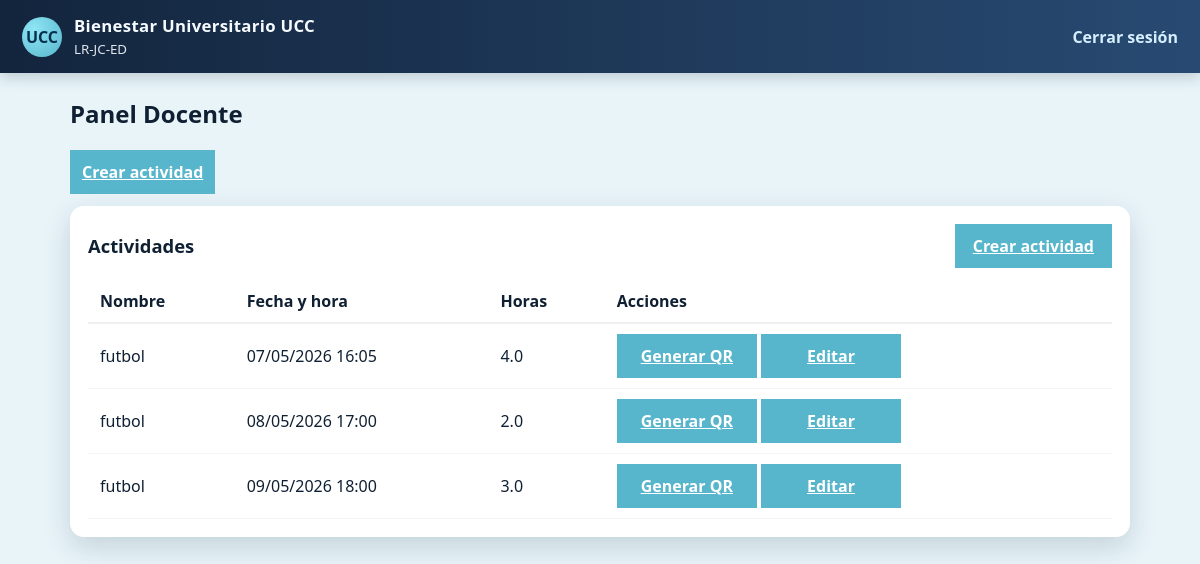
/docente (signed in), run on the app's committed database.
### models.py (models this page shows)
class Activity(db.Model):
    __tablename__ = 'activities'
    id = db.Column(db.Integer, primary_key=True)
    nombre = db.Column(db.String(200), nullable=False)
    fecha = db.Column(db.DateTime)
    horas = db.Column(db.Float, default=0.0)

### app.py (the view)
@app.route('/docente')
@login_required
def docente_dashboard():
    if current_user.rol != 'docente':
        flash('Acceso denegado', 'danger')
        return redirect(url_for('index'))
    activities = Activity.query.all()
    return render_template('docente_dashboard.html', activities=activities)

### app.py (called while the page is built, shortened)
@login_manager.user_loader
def load_user(user_id):
    try:
        return db.session.get(User, int(user_id))
    except Exception:
        return None

@app.context_processor
def inject_csrf_token():
    return {'csrf_token': get_csrf_token}

@app.before_request
def protect_from_csrf():
    if not app.config.get('SECURITY_HARDENING_ENABLED', False):
        return None

@app.after_request
def set_security_headers(response):
    if not app.config.get('SECURITY_HARDENING_ENABLED', False):
        return response

@app.before_request
def enforce_session_inactivity_timeout():
    if not app.config.get('SECURITY_HARDENING_ENABLED', False):
        return None

@app.before_request
def force_student_password_change():
    if not getattr(current_user, 'is_authenticated', False):
        return None
    if not session.get('force_password_change'):
        return None
    allowed_endpoints = {'change_password', 'logout', 'static'}
    if request.endpoint in allowed_endpoints:
        return None
    return redirect(url_for('change_password'))

### templates/docente_dashboard.html
{% extends 'base.html' %}
{% block content %}
  <h2>Panel Docente</h2>
  <div class="actions-row">
    <a class="btn" href="{{ url_for('create_activity') }}">Crear actividad</a>
  </div>
  <div class="card">
    <div class="card-header">
      <h3>Actividades</h3>
      <div class="card-actions">
        <a class="btn" href="{{ url_for('create_activity') }}">Crear actividad</a>
      </div>
    </div>
    <table class="dashboard-table">
      <thead>
        <tr><th>Nombre</th><th>Fecha y hora</th><th>Horas</th><th>Acciones</th></tr>
      </thead>
      <tbody>
      {% for a in activities %}
        <tr>
          <td data-label="Nombre">{{ a.nombre }}</td>
          <td data-label="Fecha y hora">{{ a.fecha.strftime('%d/%m/%Y %H:%M') if a.fecha else '-' }}</td>
          <td data-label="Horas">{{ a.horas or 0 }}</td>
          <td data-label="Acciones">
            <a class="btn" href="{{ url_for('docente_generate_qr', actividad_id=a.id) }}">Generar QR</a>
            <a class="btn" href="{{ url_for('edit_activity', actividad_id=a.id) }}">Editar</a>
          </td>
        </tr>
      {% else %}
        <tr class="empty-row"><td colspan="4">No hay actividades</td></tr>
      {% endfor %}
      </tbody>
    </table>
  </div>
{% endblock %}

### static/styles.css (style rules this page uses)
:root { --ucc-azul-900: #13253d; --ucc-azul-800: #1a324f; --ucc-azul-700: #284a72; --ucc-azul-500: #2f7fc1; --ucc-cyan-400: #58b6cc; --campus-btn: #58b6cc; --campus-btn-hover: #6ec4d8; --text-100: #f6fbff; --text-900: #102033; --bg-soft: #f3f7fb; --ok: #1f8a43; --warn: #ad7300; --bad: #b43838; --card-shadow: 0 10px 28px rgba(15, 39, 66, 0.16); }
* { box-sizing: border-box; }
body { margin: 0; font-family: "Segoe UI", Tahoma, Geneva, Verdana, sans-serif; background-color: #e8f4f8; color: var(--text-900); }
body::before { content: ""; position: fixed; inset: 0; background: none; z-index: 0; pointer-events: none; }
.topbar, .container, main, .card { position: relative; z-index: 1; }
.card { background: white; border-radius: 14px; box-shadow: var(--card-shadow); padding: 18px; }
.card-header { display: flex; align-items: center; justify-content: space-between; gap: 12px; margin-bottom: 12px; }
.card-header h3 { margin: 0; font-size: 1.15rem; }
.card-actions { display:flex; gap:8px; }
.dashboard-table { width: 100%; border-collapse: collapse; }
.dashboard-table thead th { text-align: left; padding: 10px 12px; border-bottom: 2px solid rgba(0,0,0,0.06); }
.dashboard-table tbody td { padding: 10px 12px; border-bottom: 1px solid rgba(0,0,0,0.04); }
.actions-row { display:flex; gap:8px; flex-wrap:wrap; align-items:center; margin-bottom:12px; }
.actions-row .btn { padding:8px 12px; }
.btn { border: 0; border-radius: 0; padding: 0 18px; min-width: 140px; height: 44px; display: inline-flex; align-items: center; justify-content: center; font-weight: 700; background: var(--campus-btn); color: #ffffff; cursor: pointer; text-align: center; }
button, .btn { padding: 0 18px; font-size: 1rem; min-width: 140px; height: 44px; display: inline-flex; align-items: center; justify-content: center; }
.container h2, .container h3 { color: var(--text-900); font-weight: 700; margin-top: 0; }

### data on the page
Activity: nombre "futbol", fecha "07/05/2026 16:05", horas "4.0"
Activity: nombre "futbol", fecha "08/05/2026 17:00", horas "2.0"
Activity: nombre "futbol", fecha "09/05/2026 18:00", horas "3.0"
